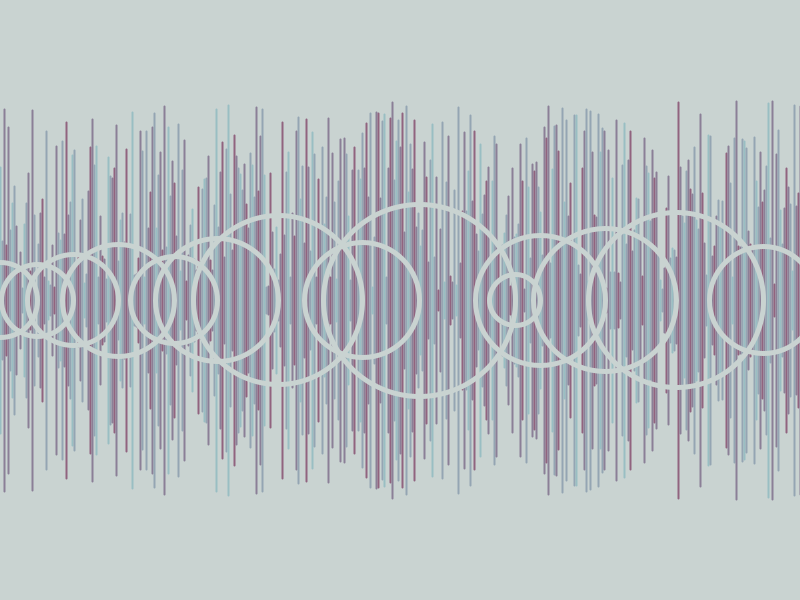
Frame 1 (no input)
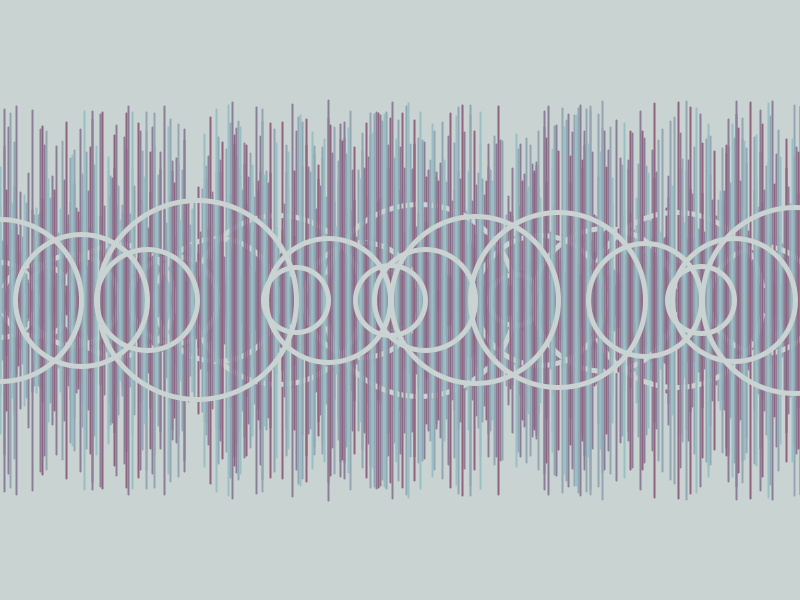
Frame 2 (the mouse pressed at the canvas centre, redrawn once)

The Processing sketch that drew these frames (run headless with seeded random() and noise(); the mouse was pressed at the canvas centre and the sketch redrawn once):

// Processing sketch: processing_136335
// ── processing_136335.pde

// "Entwined in Sound" by Sarah Kettell
// The inspiration for this sketch came from the visualization of
// sound waves, which are represented by randomly sized lines that
// draw along the canvas. In my mind, the loops break the sound up
// into smaller parts, showing how every thing that we hear is
// a collection of smaller, distinct sounds.

// colour palette
color palette[] = {#C9D3D1, #99BEC3, #94A5B3, #8B7F97, #91637F};

// dimensions
int midHeight = 300;

// setup
void setup() {
  size(800, 600);
  background(palette[0]);
  noLoop();
}

// draw
void draw() {
  
  // variables
  color nextColor = 1;
  int moveRight = 0;
  int varySize;
  
  // draw lines from left to right across canvas
  while (moveRight < width) {
    
    // switches to next color in the palette each line
    while (nextColor < 4) {
      
      // sets the random size of each line
      varySize =  int(random(10,201));
      
      // draws line
      stroke(palette[nextColor]);
      strokeWeight(2);
      line(moveRight, midHeight - varySize, moveRight, midHeight + varySize);
      moveRight += 2;
      nextColor++;
    }
    
    // switches to previous color in the palette each line
    while (nextColor > 1) {
      // sets the random size of each line
      varySize =  int(random(10,201));
      
      // draws line
      stroke(palette[nextColor]);
      strokeWeight(2);
      line(moveRight, midHeight - varySize, moveRight, midHeight + varySize);
      moveRight += 2;
      nextColor--;
    }
  }
  
  // resets moveRight to start on left again
  moveRight = 0;
  
  // draws circles of random size across canvas
  while (moveRight < width) {
    // sets random size
    varySize = int(random(50,200));
    
    // draws circle
    stroke(palette[0]);
    strokeWeight(5);
    noFill();
    ellipse(moveRight, midHeight, varySize, varySize);
    moveRight += varySize/2;
  }
}
